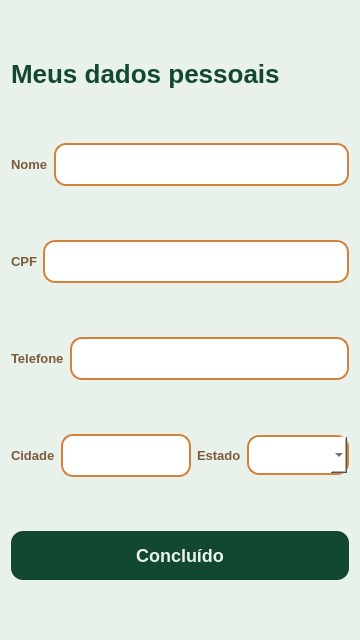
<?xml version="1.0" encoding="UTF-8"?>
<ui version="4.0">
 <class>Form</class>
 <widget class="QWidget" name="Form">
  <property name="geometry">
   <rect>
    <x>0</x>
    <y>0</y>
    <width>360</width>
    <height>640</height>
   </rect>
  </property>
  <property name="sizePolicy">
   <sizepolicy hsizetype="Preferred" vsizetype="Fixed">
    <horstretch>0</horstretch>
    <verstretch>0</verstretch>
   </sizepolicy>
  </property>
  <property name="minimumSize">
   <size>
    <width>360</width>
    <height>640</height>
   </size>
  </property>
  <property name="maximumSize">
   <size>
    <width>360</width>
    <height>640</height>
   </size>
  </property>
  <property name="windowTitle">
   <string>Form</string>
  </property>
  <property name="styleSheet">
   <string notr="true">QWidget { background-color: #E9F2EA; font-family: &quot;Roboto Flex&quot;; }
QPushButton { background-color: #124831; color: #E9F2EA; font-family: &quot;Roboto Flex&quot;; font-weight: 700; font-size: 18px; border-radius: 12px; padding: 14px; border: none; }
QPushButton:hover { background-color: #0a3020; }
QLineEdit { border: 2px solid #D2813A; color: #1E1E1E; background-color: #FFFFFF; border-radius: 12px; font-size: 16px; padding: 9px 12px; }
QLineEdit:focus { border-color: #124831; }
QComboBox { border: 2px solid #D2813A; background-color: #FFFFFF; color: #1E1E1E; border-radius: 12px; font-size: 15px; padding: 8px 12px; }
QLabel#main_label { font-family: &quot;Roboto Flex&quot;; font-weight: 800; font-size: 26px; color: #124831; }
QLabel { font-size: 13px; color: #7C5A3C; font-weight: 600; }</string>
  </property>
  <layout class="QVBoxLayout" name="verticalLayout_2">
   <item>
    <widget class="QLabel" name="main_label">
     <property name="sizePolicy">
      <sizepolicy hsizetype="Minimum" vsizetype="Maximum">
       <horstretch>0</horstretch>
       <verstretch>0</verstretch>
      </sizepolicy>
     </property>
     <property name="text">
      <string>Meus dados pessoais</string>
     </property>
    </widget>
   </item>
   <item>
    <layout class="QHBoxLayout" name="horizontalLayout_3">
     <item>
      <widget class="QLabel" name="name_label">
       <property name="text">
        <string>Nome</string>
       </property>
      </widget>
     </item>
     <item>
      <widget class="QLineEdit" name="name_lineedit"/>
     </item>
    </layout>
   </item>
   <item>
    <layout class="QHBoxLayout" name="horizontalLayout_2">
     <item>
      <widget class="QLabel" name="cpf_label">
       <property name="text">
        <string>CPF</string>
       </property>
      </widget>
     </item>
     <item>
      <widget class="QLineEdit" name="cpf_lineedit"/>
     </item>
    </layout>
   </item>
   <item>
    <layout class="QHBoxLayout" name="horizontalLayout_4">
     <item>
      <widget class="QLabel" name="phone_label">
       <property name="text">
        <string>Telefone</string>
       </property>
      </widget>
     </item>
     <item>
      <widget class="QLineEdit" name="phone_lineedit"/>
     </item>
    </layout>
   </item>
   <item>
    <layout class="QHBoxLayout" name="horizontalLayout">
     <item>
      <widget class="QLabel" name="town_label">
       <property name="text">
        <string>Cidade</string>
       </property>
      </widget>
     </item>
     <item>
      <widget class="QLineEdit" name="town_lineedit"/>
     </item>
     <item>
      <widget class="QLabel" name="state_label">
       <property name="text">
        <string>Estado</string>
       </property>
      </widget>
     </item>
     <item>
      <widget class="QComboBox" name="state_combobox"/>
     </item>
    </layout>
   </item>
   <item>
    <layout class="QVBoxLayout" name="verticalLayout">
     <item>
      <widget class="QPushButton" name="done_button">
       <property name="text">
        <string>Concluído</string>
       </property>
      </widget>
     </item>
    </layout>
   </item>
  </layout>
 </widget>
 <resources/>
 <connections/>
</ui>
